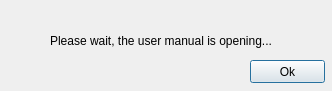
<?xml version="1.0" encoding="UTF-8"?>
<ui version="4.0">
 <class>Help</class>
 <widget class="QDialog" name="Help">
  <property name="geometry">
   <rect>
    <x>0</x>
    <y>0</y>
    <width>332</width>
    <height>91</height>
   </rect>
  </property>
  <property name="windowTitle">
   <string>Help</string>
  </property>
  <widget class="QPushButton" name="btnOk">
   <property name="geometry">
    <rect>
     <x>250</x>
     <y>60</y>
     <width>75</width>
     <height>23</height>
    </rect>
   </property>
   <property name="text">
    <string>Ok</string>
   </property>
  </widget>
  <widget class="QLabel" name="label">
   <property name="geometry">
    <rect>
     <x>50</x>
     <y>20</y>
     <width>221</width>
     <height>41</height>
    </rect>
   </property>
   <property name="text">
    <string>Please wait, the user manual is opening...</string>
   </property>
  </widget>
 </widget>
 <resources/>
 <connections/>
</ui>
